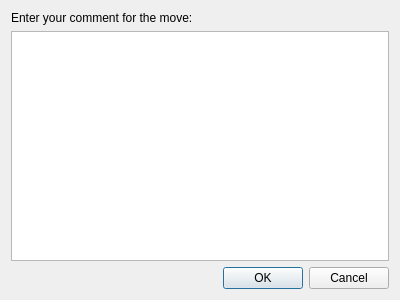
<?xml version="1.0" encoding="UTF-8"?>
<ui version="4.0">
 <class>CommentMoveDialog</class>
 <widget class="QDialog" name="CommentMoveDialog">
  <property name="geometry">
   <rect>
    <x>0</x>
    <y>0</y>
    <width>400</width>
    <height>300</height>
   </rect>
  </property>
  <property name="windowTitle">
   <string>Comment Move</string>
  </property>
  <layout class="QVBoxLayout" name="verticalLayout">
   <item>
    <widget class="QLabel" name="label">
     <property name="text">
      <string>Enter your comment for the move:</string>
     </property>
    </widget>
   </item>
   <item>
    <widget class="QTextEdit" name="commentTextEdit"/>
   </item>
   <item>
    <widget class="QDialogButtonBox" name="buttonBox">
     <property name="orientation">
      <enum>Qt::Horizontal</enum>
     </property>
     <property name="standardButtons">
      <set>QDialogButtonBox::Cancel|QDialogButtonBox::Ok</set>
     </property>
    </widget>
   </item>
  </layout>
 </widget>
 <resources/>
 <connections>
  <connection>
   <sender>buttonBox</sender>
   <signal>accepted()</signal>
   <receiver>CommentMoveDialog</receiver>
   <slot>accept()</slot>
   <hints>
    <hint type="sourcelabel">QLabel:buttonBox</hint>
    <hint type="destinationlabel">QLabel:CommentMoveDialog</hint>
   </hints>
  </connection>
  <connection>
   <sender>buttonBox</sender>
   <signal>rejected()</signal>
   <receiver>CommentMoveDialog</receiver>
   <slot>reject()</slot>
   <hints>
    <hint type="sourcelabel">QLabel:buttonBox</hint>
    <hint type="destinationlabel">QLabel:CommentMoveDialog</hint>
   </hints>
  </connection>
 </connections>
</ui>
